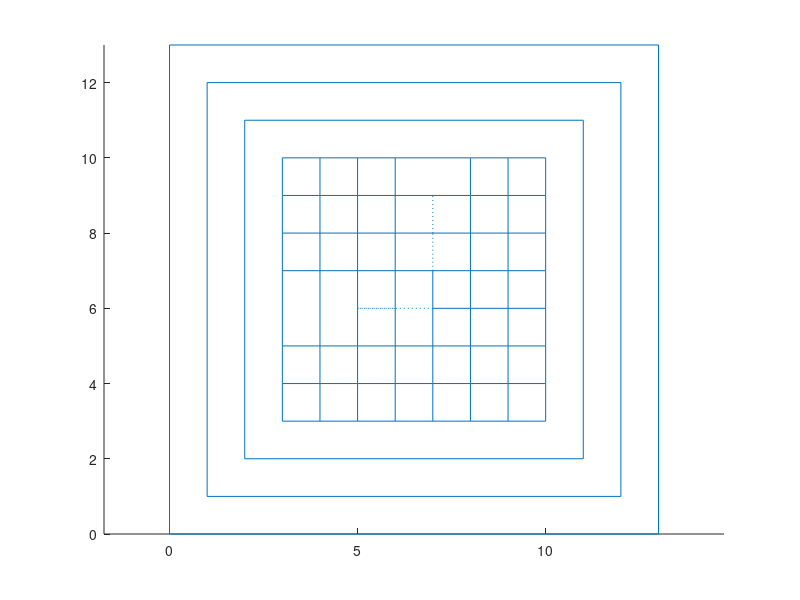

Here is the MATLAB script that generated this plot:
axis equal
close all
hold on

line([0 13],[0 0]);
line([1 12],[1 1]);
line([2 11],[2 2]);
line([3 4],[3 3]);
line([4 5],[3 3]);
line([5 6],[3 3]);
line([6 7],[3 3]);
line([7 8],[3 3]);
line([8 9],[3 3]);
line([9 10],[3 3]);
line([3 4],[4 4]);
line([4 5],[4 4]);
line([5 6],[4 4]);
line([6 7],[4 4]);
line([7 8],[4 4]);
line([8 9],[4 4]);
line([9 10],[4 4]);
line([3 4],[5 5]);
line([4 5],[5 5]);
line([5 6],[5 5]);
line([6 7],[5 5]);
line([7 8],[5 5]);
line([8 9],[5 5]);
line([9 10],[5 5]);
line([7 8],[6 6]);
line([8 9],[6 6]);
line([9 10],[6 6]);
line([3 4],[7 7]);
line([4 5],[7 7]);
line([5 6],[7 7]);
line([6 7],[7 7]);
line([7 8],[7 7]);
line([8 9],[7 7]);
line([9 10],[7 7]);
line([3 4],[8 8]);
line([4 5],[8 8]);
line([5 6],[8 8]);
line([6 8],[8 8]);
line([8 9],[8 8]);
line([9 10],[8 8]);
line([3 4],[9 9]);
line([4 5],[9 9]);
line([5 6],[9 9]);
line([6 8],[9 9]);
line([8 9],[9 9]);
line([9 10],[9 9]);
line([3 4],[10 10]);
line([4 5],[10 10]);
line([5 6],[10 10]);
line([6 8],[10 10]);
line([8 9],[10 10]);
line([9 10],[10 10]);
line([2 11],[11 11]);
line([1 12],[12 12]);
line([0 13],[13 13]);
line([0 0],[0 13]);
line([1 1],[1 12]);
line([2 2],[2 11]);
line([3 3],[3 4]);
line([3 3],[4 5]);
line([3 3],[5 7]);
line([3 3],[7 8]);
line([3 3],[8 9]);
line([3 3],[9 10]);
line([4 4],[3 4]);
line([4 4],[4 5]);
line([4 4],[5 7]);
line([4 4],[7 8]);
line([4 4],[8 9]);
line([4 4],[9 10]);
line([5 5],[3 4]);
line([5 5],[4 5]);
line([5 5],[5 7]);
line([5 5],[7 8]);
line([5 5],[8 9]);
line([5 5],[9 10]);
line([6 6],[3 4]);
line([6 6],[4 5]);
line([6 6],[5 7]);
line([6 6],[7 8]);
line([6 6],[8 9]);
line([6 6],[9 10]);
line([7 7],[3 4]);
line([7 7],[4 5]);
line([7 7],[5 6]);
line([7 7],[6 7]);
line([8 8],[3 4]);
line([8 8],[4 5]);
line([8 8],[5 6]);
line([8 8],[6 7]);
line([8 8],[7 8]);
line([8 8],[8 9]);
line([8 8],[9 10]);
line([9 9],[3 4]);
line([9 9],[4 5]);
line([9 9],[5 6]);
line([9 9],[6 7]);
line([9 9],[7 8]);
line([9 9],[8 9]);
line([9 9],[9 10]);
line([10 10],[3 4]);
line([10 10],[4 5]);
line([10 10],[5 6]);
line([10 10],[6 7]);
line([10 10],[7 8]);
line([10 10],[8 9]);
line([10 10],[9 10]);
line([11 11],[2 11]);
line([12 12],[1 12]);
line([13 13],[0 13]);
line([7 5],[6 6],'LineStyle',':');
line([5 6],[6 6],'LineStyle',':');
line([7 7],[7 8],'LineStyle',':');
line([7 7],[8 9],'LineStyle',':');

local_knots(1,:,:) = [ 0 0 0 0 1
 0 0 0 0 1];
local_knots(2,:,:) = [ 0 0 0 0 1
 0 0 0 1 2];
local_knots(3,:,:) = [ 0 0 0 0 1
 0 0 1 2 3];
local_knots(4,:,:) = [ 0 0 0 0 1
 0 1 2 3 4];
local_knots(5,:,:) = [ 0 0 0 0 1
 1 2 3 4 4];
local_knots(6,:,:) = [ 0 0 0 0 1
 2 3 4 4 4];
local_knots(7,:,:) = [ 0 0 0 0 1
 3 4 4 4 4];
local_knots(8,:,:) = [ 0 0 0 1 1.5
 0 0 0 0 1];
local_knots(9,:,:) = [ 0 0 0 1 1.5
 0 0 0 1 2];
local_knots(10,:,:) = [ 0 0 0 1 1.5
 0 0 1 2 3];
local_knots(11,:,:) = [ 0 0 0 1 1.5
 0 1 2 3 4];
local_knots(12,:,:) = [ 0 0 0 1 1.5
 1 2 3 4 4];
local_knots(13,:,:) = [ 0 0 0 1 1.5
 2 3 4 4 4];
local_knots(14,:,:) = [ 0 0 0 1 1.5
 3 4 4 4 4];
local_knots(15,:,:) = [ 0 0 1 1.5 2
 0 0 0 0 1];
local_knots(16,:,:) = [ 0 0 1 1.5 2
 0 0 0 1 2];
local_knots(17,:,:) = [ 0 0 1 1.5 2
 0 0 1 2 3];
local_knots(18,:,:) = [ 0 0 1 1.5 2
 0 1 2 3 4];
local_knots(19,:,:) = [ 0 0 1 1.5 3
 1 2 3 4 4];
local_knots(20,:,:) = [ 0 0 1 1.5 3
 2 3 4 4 4];
local_knots(21,:,:) = [ 0 0 1 1.5 3
 3 4 4 4 4];
local_knots(22,:,:) = [ 0 1 1.5 2 3
 0 0 0 0 1];
local_knots(23,:,:) = [ 0 1 1.5 2 3
 0 0 0 1 2];
local_knots(24,:,:) = [ 0 1 1.5 2 3
 0 0 1 2 3];
local_knots(25,:,:) = [ 0 1 1.5 2 3
 0 1 2 3 4];
local_knots(26,:,:) = [ 0 1 1.5 3 4
 1 2 3 4 4];
local_knots(27,:,:) = [ 0 1 1.5 3 4
 2 3 4 4 4];
local_knots(28,:,:) = [ 0 1 1.5 3 4
 3 4 4 4 4];
local_knots(29,:,:) = [ 1 1.5 2 3 4
 0 0 0 0 1];
local_knots(30,:,:) = [ 1 1.5 2 3 4
 0 0 0 1 1.5];
local_knots(31,:,:) = [ 1 1.5 2 3 4
 0 0 1 1.5 2];
local_knots(32,:,:) = [ 1 1.5 2 3 4
 0 1 1.5 2 3];
local_knots(33,:,:) = [ 1 1.5 2 3 4
 1 1.5 2 3 4];
local_knots(34,:,:) = [ 1.5 2 3 4 4
 0 0 0 0 1];
local_knots(35,:,:) = [ 1.5 2 3 4 4
 0 0 0 1 1.5];
local_knots(36,:,:) = [ 1.5 2 3 4 4
 0 0 1 1.5 2];
local_knots(37,:,:) = [ 1.5 2 3 4 4
 0 1 1.5 2 3];
local_knots(38,:,:) = [ 1.5 2 3 4 4
 1 1.5 2 3 4];
local_knots(39,:,:) = [ 1 1.5 3 4 4
 1.5 2 3 4 4];
local_knots(40,:,:) = [ 1 1.5 3 4 4
 2 3 4 4 4];
local_knots(41,:,:) = [ 1 1.5 3 4 4
 3 4 4 4 4];
local_knots(42,:,:) = [ 2 3 4 4 4
 0 0 0 0 1];
local_knots(43,:,:) = [ 2 3 4 4 4
 0 0 0 1 1.5];
local_knots(44,:,:) = [ 2 3 4 4 4
 0 0 1 1.5 2];
local_knots(45,:,:) = [ 2 3 4 4 4
 0 1 1.5 2 3];
local_knots(46,:,:) = [ 2 3 4 4 4
 1 1.5 2 3 4];
local_knots(47,:,:) = [ 1.5 3 4 4 4
 1.5 2 3 4 4];
local_knots(48,:,:) = [ 1.5 3 4 4 4
 2 3 4 4 4];
local_knots(49,:,:) = [ 1.5 3 4 4 4
 3 4 4 4 4];
local_knots(50,:,:) = [ 3 4 4 4 4
 0 0 0 0 1];
local_knots(51,:,:) = [ 3 4 4 4 4
 0 0 0 1 1.5];
local_knots(52,:,:) = [ 3 4 4 4 4
 0 0 1 1.5 2];
local_knots(53,:,:) = [ 3 4 4 4 4
 0 1 1.5 2 3];
local_knots(54,:,:) = [ 3 4 4 4 4
 1 1.5 2 3 4];
local_knots(55,:,:) = [ 3 4 4 4 4
 1.5 2 3 4 4];
local_knots(56,:,:) = [ 3 4 4 4 4
 2 3 4 4 4];
local_knots(57,:,:) = [ 3 4 4 4 4
 3 4 4 4 4];
